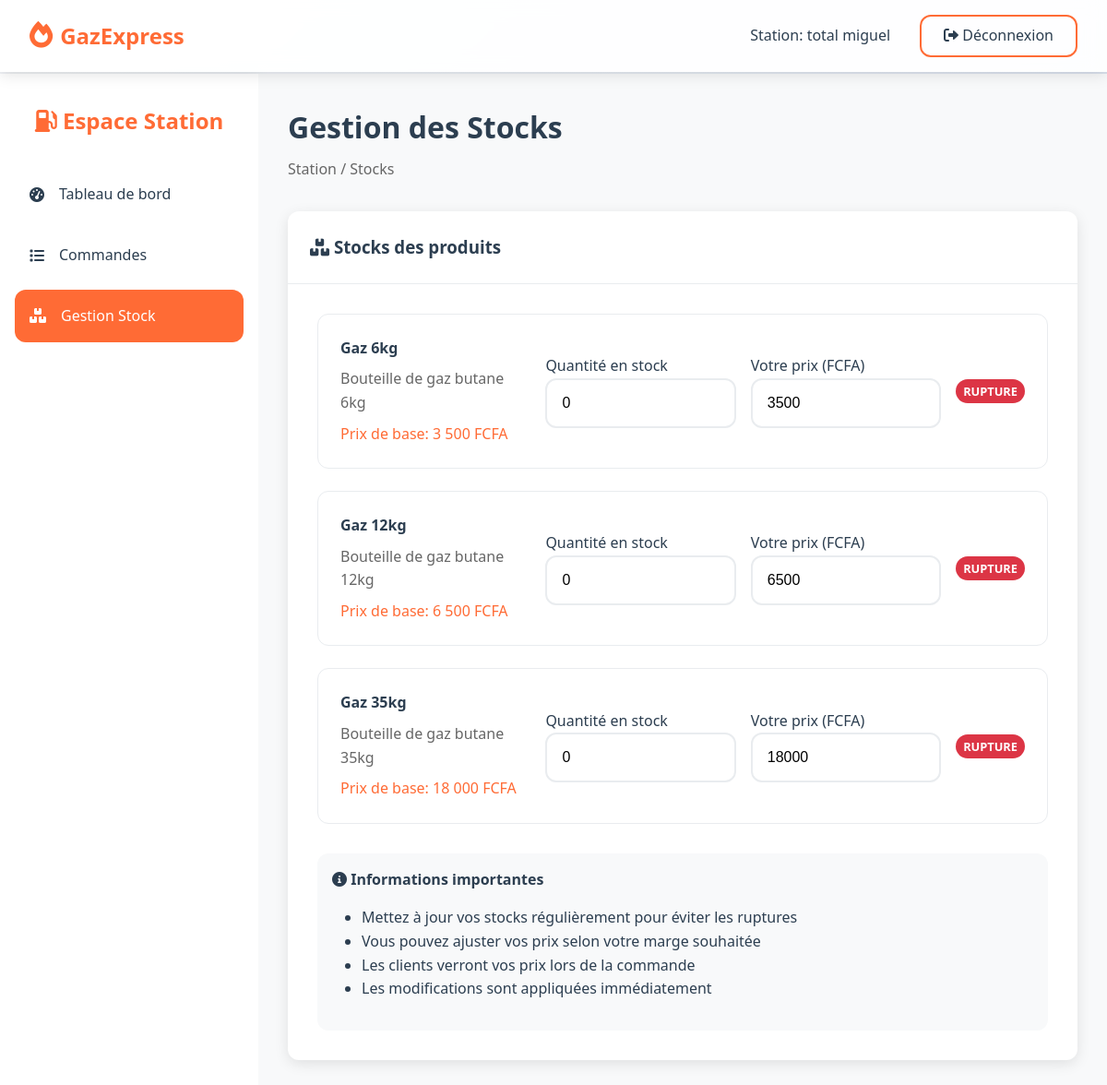
The page /station/stock (signed in) on the database its author committed.
### tables this page shows
CREATE TABLE stations (
    id INTEGER PRIMARY KEY AUTOINCREMENT,
    user_id INTEGER NOT NULL,
    nom_entreprise VARCHAR(150) NOT NULL,
    numero_licence VARCHAR(50),
    description TEXT,
    heures_ouverture VARCHAR(100),
    statut_ouverture BOOLEAN DEFAULT 1,
    commission_rate DECIMAL(5,2) DEFAULT 5.00,
    FOREIGN KEY (user_id) REFERENCES users(id) ON DELETE CASCADE
);

CREATE TABLE produits (
    id INTEGER PRIMARY KEY AUTOINCREMENT,
    nom VARCHAR(100) NOT NULL,
    description TEXT,
    prix_unitaire DECIMAL(10,2) NOT NULL,
    unite VARCHAR(20) DEFAULT 'kg',
    image VARCHAR(255),
    actif BOOLEAN DEFAULT 1
);

### app/Controllers/StationController.php (called while the page is built, shortened)
<?php
class StationController extends Controller {
    private $stationModel;
    private $stockModel;
    private $productModel;
    public function __construct() {
        $this->stationModel = new Station();
        $this->stockModel = new Stock();
        $this->productModel = new Product();
    }
    public function stock() {
        $station = $this->stationModel->getStationByUserId($_SESSION['user_id']);
        $stocks = $this->stockModel->getStationStock($station['id']);
        $products = $this->productModel->getActiveProducts();
        $this->view('station/stock', [
            'stocks' => $stocks,
            'products' => $products,
            'station' => $station
        ]);
    }
}

### app/Core/App.php (called while the page is built, shortened)
<?php
class App {
    private $router;
    public function __construct() {
        $this->router = new Router();
    }
    private function setupRoutes() {
        $this->router->get('/', 'HomeController@index');
        $this->router->get('/login', 'AuthController@login');
        $this->router->post('/login', 'AuthController@processLogin');
        $this->router->get('/register', 'AuthController@register');
        $this->router->post('/register', 'AuthController@processRegister');
        $this->router->get('/logout', 'AuthController@logout');
        $this->router->get('/api/stations/nearby', 'ApiController@nearbyStations');
        $this->router->get('/api/stations/by-product/{productId}', 'ApiController@stationsByProduct');
        $this->router->get('/api/products', 'ApiController@products');
        $this->router->post('/api/orders', 'ApiController@createOrder');
        $this->router->get('/api/orders/{id}/status', 'ApiController@orderStatus');
        $this->router->get('/customer/dashboard', 'CustomerController@dashboard');
        $this->router->get('/customer/orders', 'CustomerController@orders');
        $this->router->get('/customer/profile', 'CustomerController@profile');
        $this->router->post('/customer/profile', 'CustomerController@updateProfile');
        $this->router->get('/station/dashboard', 'StationController@dashboard');
        $this->router->get('/station/orders', 'StationController@orders');
        $this->router->get('/station/stock', 'StationController@stock');
        $this->router->post('/station/stock', 'StationController@updateStock');
        $this->router->post('/station/orders/{id}/update', 'StationController@updateOrder');
        $this->router->get('/admin/dashboard', 'AdminController@dashboard');
        $this->router->get('/admin/stations', 'AdminController@stations');
        $this->router->post('/admin/stations/approve/{id}', 'AdminController@approveStation');
        $this->router->get('/admin/orders', 'AdminController@orders');
        $this->router->get('/admin/analytics', 'AdminController@analytics');
    }
    public function run() {
        $uri = parse_url($_SERVER['REQUEST_URI'], PHP_URL_PATH);
        $method = $_SERVER['REQUEST_METHOD'];
        $this->router->dispatch($method, $uri);
    }
}

### public/index.php (called while the page is built, shortened)
<?php
spl_autoload_register(function ($class) {
    $prefix = 'App\\';
    $base_dir = __DIR__ . '/../app/';
    $len = strlen($prefix);
    $relative_class = substr($class, $len);
    $file = $base_dir . str_replace('\\', '/', $relative_class) . '.php';
});
$app = new App();
$app->run();

### app/Core/Database.php (called while the page is built, shortened)
<?php
class Database extends PDO {
    private static $instance = null;
    public static function getInstance() {
        if (self::$instance === null) {
            self::$instance = new self();
        }
        return self::$instance;
    }
}

### app/Core/Model.php (called while the page is built, shortened)
<?php
class Model {
    protected $db;
    protected $table;
    public function __construct() {
        $this->db = Database::getInstance();
    }
    public function findBy($column, $value) {
        $stmt = $this->db->prepare("SELECT * FROM {$this->table} WHERE {$column} = ?");
        $stmt->execute([$value]);
        return $stmt->fetch();
    }
    public function where($conditions) {
        $whereParts = [];
        $params = [];
        foreach ($conditions as $column => $value) {
            $whereParts[] = "{$column} = ?";
            $params[] = $value;
        }
        $whereClause = implode(' AND ', $whereParts);
        $stmt = $this->db->prepare("SELECT * FROM {$this->table} WHERE {$whereClause}");
        $stmt->execute($params);
        return $stmt->fetchAll();
    }
}

### app/Models/Station.php (called while the page is built, shortened)
<?php
class Station extends Model {
    public function getStationByUserId($userId) {
        return $this->findBy('user_id', $userId);
    }
}

### app/Models/Product.php (called while the page is built, shortened)
<?php
class Product extends Model {
    public function getActiveProducts() {
        return $this->where(['actif' => 1]);
    }
}

### app/Views/station/stock.php (the view, shortened to what this page needs)
<header class="header">
    <nav class="navbar">
        <div class="nav-brand">
            <i class="fas fa-fire"></i>
            <span>GazExpress</span>
        </div>
        <div class="nav-links">
            <span>Station: <?= htmlspecialchars($station['nom_entreprise']) ?></span>
            <a href="/logout" class="btn-login">
                <i class="fas fa-sign-out-alt"></i> Déconnexion
            </a>
        </div>
    </nav>
</header>
<div class="dashboard">
    <aside class="sidebar">
        <div class="sidebar-brand">
            <i class="fas fa-gas-pump"></i> Espace Station
        </div>
        <ul class="sidebar-menu">
            <li><a href="/station/dashboard"><i class="fas fa-tachometer-alt"></i> Tableau de bord</a></li>
            <li><a href="/station/orders"><i class="fas fa-list"></i> Commandes</a></li>
            <li><a href="/station/stock" class="active"><i class="fas fa-boxes"></i> Gestion Stock</a></li>
        </ul>
    </aside>
    <main class="main-content">
        <div class="content-header">
            <h1>Gestion des Stocks</h1>
            <p class="breadcrumb">Station / Stocks</p>
        </div>
        <div class="table-container">
            <div style="padding: 1.5rem; border-bottom: 1px solid var(--border-color);">
                <h3><i class="fas fa-boxes"></i> Stocks des produits</h3>
            </div>
            <div style="padding: 2rem;">
                <div class="stock-management">
                    <?php foreach ($products as $product): ?>
                        <?php
                        $currentStock = null;
                        ?>
                        <div class="stock-card" style="border: 1px solid var(--border-color); border-radius: var(--radius); padding: 1.5rem; margin-bottom: 1.5rem;">
                            <div style="display: grid; grid-template-columns: 1fr 1fr 1fr auto; gap: 1rem; align-items: center;">
                                <div>
                                    <h4><?= htmlspecialchars($product['nom']) ?></h4>
                                    <p style="color: #666; margin: 0.5rem 0;"><?= htmlspecialchars($product['description']) ?></p>
                                    <p style="color: var(--primary-color); margin: 0;">
                                        Prix de base: <?= number_format($product['prix_unitaire'], 0, ',', ' ') ?> FCFA
                                    </p>
                                </div>
                                <div>
                                    <label for="quantite_<?= $product['id'] ?>">Quantité en stock</label>
                                    <input type="number" id="quantite_<?= $product['id'] ?>"
                                           class="form-control" min="0"
                                           value="<?= $currentStock['quantite'] ?? 0 ?>"
                                           onchange="updateStockQuantity(<?= $product['id'] ?>, this.value)">
                                </div>
                                <div>
                                    <label for="prix_<?= $product['id'] ?>">Votre prix (FCFA)</label>
                                    <input type="number" id="prix_<?= $product['id'] ?>"
                                           class="form-control" min="0" step="100"
                                           value="<?= $currentStock['prix_station'] ?? $product['prix_unitaire'] ?>"
                                           onchange="updateStockPrice(<?= $product['id'] ?>, this.value)">
                                </div>
                                <div style="text-align: center;">
                                    <?php if (($currentStock['quantite'] ?? 0) > 0): ?>
                                        <span class="badge badge-success">Disponible</span>
                                    <?php else: ?>
                                        <span class="badge badge-danger">Rupture</span>
                                    <?php endif; ?>
                                </div>
                            </div>
                        </div>
                    <?php endforeach; ?>
                </div>
                <div style="margin-top: 2rem; padding: 1rem; background: var(--light-color); border-radius: var(--radius);">
                    <h4><i class="fas fa-info-circle"></i> Informations importantes</h4>
                    <ul style="margin: 1rem 0; padding-left: 2rem;">
                        <li>Mettez à jour vos stocks régulièrement pour éviter les ruptures</li>
                        <li>Vous pouvez ajuster vos prix selon votre marge souhaitée</li>
                        <li>Les clients verront vos prix lors de la commande</li>
                        <li>Les modifications sont appliquées immédiatement</li>
                    </ul>
                </div>
            </div>
        </div>
    </main>
</div>
<?php
$content = ob_get_clean();
include '../app/Views/layouts/app.php';
?>

### app/Core/Router.php (shortened to what this page needs)
<?php
class Router {
    private $routes = [];
    private function addRoute($method, $path, $handler) {
        $this->routes[] = [
            'method' => $method,
            'path' => $path,
            'handler' => $handler
        ];
    }
    public function dispatch($method, $uri) {
        foreach ($this->routes as $route) {
            if ($route['method'] === $method && $this->matchPath($route['path'], $uri)) {
                $params = $this->extractParams($route['path'], $uri);
                $this->callHandler($route['handler'], $params);
                return;
            }
        }
    }
    private function matchPath($routePath, $uri) {
        $pattern = preg_replace('/\{[^}]+\}/', '([^/]+)', $routePath);
        $pattern = '#^' . $pattern . '$#';
        return preg_match($pattern, $uri);
    }
    private function extractParams($routePath, $uri) {
        $params = [];
        return $params;
    }
    private function callHandler($handler, $params = []) {
        list($controllerName, $method) = explode('@', $handler);
        $controllerClass = "App\\Controllers\\{$controllerName}";
        if (class_exists($controllerClass)) {
            $controller = new $controllerClass();
            if (method_exists($controller, $method)) {
                call_user_func_array([$controller, $method], array_values($params));
            } else {
                $this->render404();
            }
        } else {
            $this->render404();
        }
    }
}

### app/Core/Controller.php (shortened to what this page needs)
<?php
class Controller {
    protected function view($view, $data = []) {
        extract($data);
        $viewFile = "../app/Views/{$view}.php";
        if (file_exists($viewFile)) {
            include $viewFile;
        } else {
            throw new Exception("Vue non trouvée: {$view}");
        }
    }
}

### app/Views/layouts/app.php (shortened to what this page needs)
<!DOCTYPE html>
<html lang="fr">
<head>
    <link href="https://cdnjs.cloudflare.com/ajax/libs/font-awesome/6.0.0/css/all.min.css" rel="stylesheet">
    <link rel="stylesheet" href="/assets/css/style.css">
</head>
<body>
    <?= $content ?>
</body>
</html>

### public/assets/css/style.css (style rules this page uses)
:root { --primary-color: #FF6B35; --secondary-color: #004E89; --accent-color: #FFB627; --success-color: #28A745; --warning-color: #FFC107; --error-color: #DC3545; --dark-color: #2C3E50; --light-color: #F8F9FA; --border-color: #E9ECEF; --shadow: 0 4px 15px rgba(0, 0, 0, 0.1); --radius: 12px; --transition: all 0.3s ease; }
* { margin: 0; padding: 0; box-sizing: border-box; }
body { font-family: 'Segoe UI', Tahoma, Geneva, Verdana, sans-serif; line-height: 1.6; color: var(--dark-color); background: linear-gradient(135deg, #f5f7fa 0%, #c3cfe2 100%); }
.header { background: rgba(255, 255, 255, 0.95); backdrop-filter: blur(10px); position: fixed; top: 0; left: 0; right: 0; z-index: 1000; box-shadow: var(--shadow); }
.navbar { display: flex; justify-content: space-between; align-items: center; padding: 1rem 2rem; }
.nav-brand { display: flex; align-items: center; font-size: 1.5rem; font-weight: bold; color: var(--primary-color); }
.nav-brand i { margin-right: 0.5rem; font-size: 1.8rem; }
.nav-links { display: flex; align-items: center; gap: 2rem; }
.nav-links a { text-decoration: none; color: var(--dark-color); font-weight: 500; transition: var(--transition); position: relative; }
.nav-links a::after { content: ''; position: absolute; width: 0; height: 2px; bottom: -5px; left: 0; background: var(--primary-color); transition: var(--transition); }
.btn-login, .btn-register { padding: 0.5rem 1.5rem; border-radius: var(--radius); transition: var(--transition); }
.btn-login { background: transparent; border: 2px solid var(--primary-color); color: var(--primary-color); }
.form-control { width: 100%; padding: 1rem; border: 2px solid var(--border-color); border-radius: var(--radius); font-size: 1rem; transition: var(--transition); background: white; }
.dashboard { display: flex; min-height: 100vh; padding-top: 80px; }
.sidebar { width: 280px; background: white; box-shadow: var(--shadow); padding: 2rem 1rem; }
.sidebar-brand { text-align: center; margin-bottom: 2rem; color: var(--primary-color); font-size: 1.5rem; font-weight: bold; }
.sidebar-menu { list-style: none; }
.sidebar-menu li { margin-bottom: 0.5rem; }
.sidebar-menu a { display: flex; align-items: center; gap: 1rem; padding: 1rem; color: var(--dark-color); text-decoration: none; border-radius: var(--radius); transition: var(--transition); }
.sidebar-menu a:hover, .sidebar-menu a.active { background: var(--primary-color); color: white; }
.main-content { flex: 1; padding: 2rem; background: var(--light-color); }
.content-header { margin-bottom: 2rem; }
.content-header h1 { color: var(--dark-color); margin-bottom: 0.5rem; }
.breadcrumb { color: #666; }
.table-container { background: white; border-radius: var(--radius); box-shadow: var(--shadow); overflow: hidden; }
.badge { padding: 0.25rem 0.5rem; border-radius: 20px; font-size: 0.8rem; font-weight: bold; text-transform: uppercase; }
.badge-danger { background: var(--error-color); color: white; }

### rows shown on the page
stations: nom_entreprise "total miguel"
produits: nom "Gaz 6kg", description "Bouteille de gaz butane 6kg", prix_unitaire "3 500", quantite "0", prix_unitaire "3500"
produits: nom "Gaz 12kg", description "Bouteille de gaz butane 12kg", prix_unitaire "6 500", quantite "0", prix_unitaire "6500"
produits: nom "Gaz 35kg", description "Bouteille de gaz butane 35kg", prix_unitaire "18 000", quantite "0", prix_unitaire "18000"
